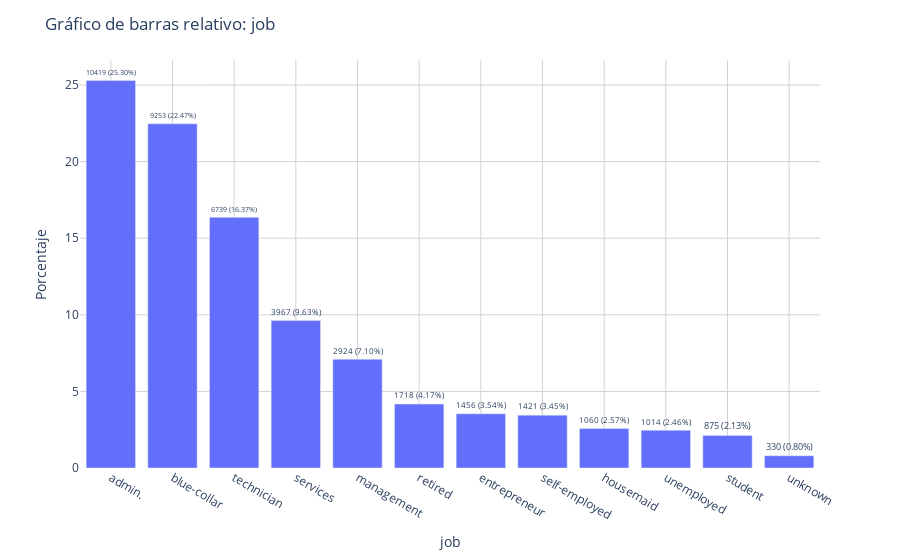
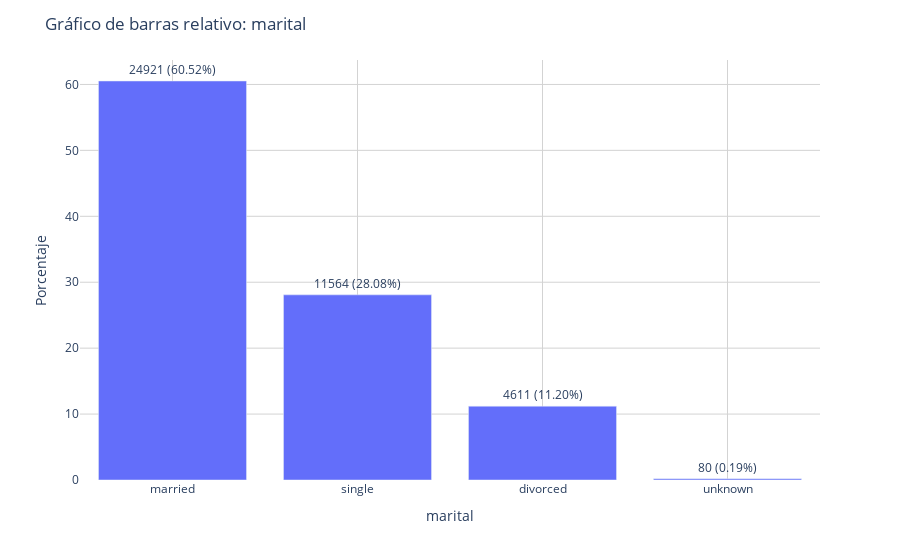
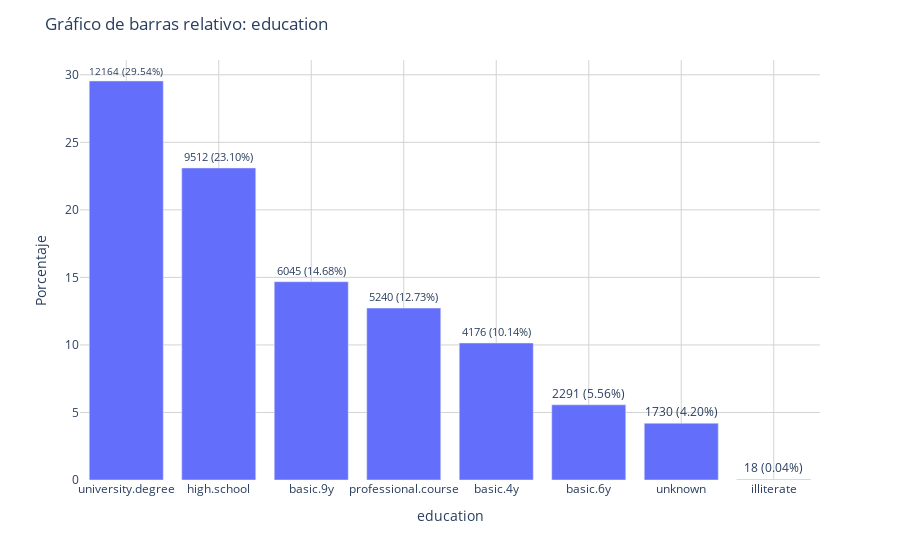
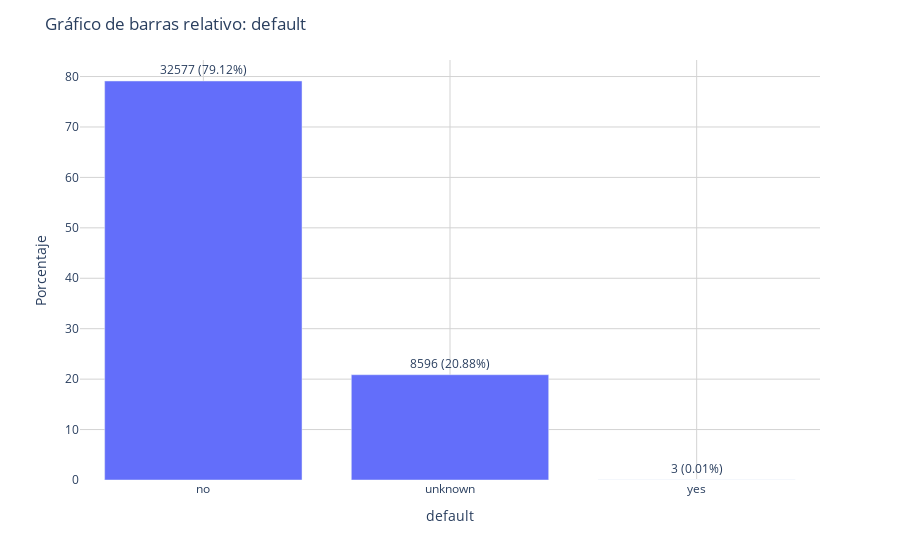

Source (notebook cell) for these figures, in order:
### Code cell
# Definimos el segmento de "clientes" para que el código sea legible
segmento_clientes = ["job", "marital", "education", "default", "housing", "loan"]

#Llamamos a los graficos de forma organizada
print('### Entendimiento de las variables de clientes')
for col in segmento_clientes:
    fun.graficar_barras_relativo_px(df, col)

### Figure 1 — Plotly figure (JSON) as saved in the notebook; plotly's stock layout.template omitted (floating-point values rounded to 4 significant figures)
{"data": [{"alignmentgroup": "True", "hovertemplate": "job=%{x}<br>Porcentaje=%{y}<br>Texto=%{text}<extra></extra>", "legendgroup": "", "marker": {"color": "#636efa", "pattern": {"shape": ""}}, "name": "", "offsetgroup": "", "orientation": "v", "showlegend": false, "text": ["10419 (25.30%)", "9253 (22.47%)", "6739 (16.37%)", "3967 (9.63%)", "2924 (7.10%)", "1718 (4.17%)", "1456 (3.54%)", "1421 (3.45%)", "1060 (2.57%)", "1014 (2.46%)", "875 (2.13%)", "330 (0.80%)"], "textposition": "outside", "texttemplate": "%{text}", "type": "bar", "x": ["admin.", "blue-collar", "technician", "services", "management", "retired", "entrepreneur", "self-employed", "housemaid", "unemployed", "student", "unknown"], "xaxis": "x", "y": [25.3, 22.47, 16.37, 9.634, 7.101, 4.172, 3.536, 3.451, 2.574, 2.463, 2.125, 0.8014], "yaxis": "y"}], "layout": {"barmode": "relative", "legend": {"tracegroupgap": 0}, "margin": {"t": 60}, "plot_bgcolor": "white", "title": {"text": "Gráfico de barras relativo: job"}, "xaxis": {"anchor": "y", "domain": [0, 1], "gridcolor": "lightgrey", "showgrid": true, "title": {"text": "job"}}, "yaxis": {"anchor": "x", "domain": [0, 1], "gridcolor": "lightgrey", "showgrid": true, "title": {"text": "Porcentaje"}}}}

### Figure 2 — Plotly figure (JSON) as saved in the notebook; plotly's stock layout.template omitted (floating-point values rounded to 4 significant figures)
{"data": [{"alignmentgroup": "True", "hovertemplate": "marital=%{x}<br>Porcentaje=%{y}<br>Texto=%{text}<extra></extra>", "legendgroup": "", "marker": {"color": "#636efa", "pattern": {"shape": ""}}, "name": "", "offsetgroup": "", "orientation": "v", "showlegend": false, "text": ["24921 (60.52%)", "11564 (28.08%)", "4611 (11.20%)", "80 (0.19%)"], "textposition": "outside", "texttemplate": "%{text}", "type": "bar", "x": ["married", "single", "divorced", "unknown"], "xaxis": "x", "y": [60.52, 28.08, 11.2, 0.1943], "yaxis": "y"}], "layout": {"barmode": "relative", "legend": {"tracegroupgap": 0}, "margin": {"t": 60}, "plot_bgcolor": "white", "title": {"text": "Gráfico de barras relativo: marital"}, "xaxis": {"anchor": "y", "domain": [0, 1], "gridcolor": "lightgrey", "showgrid": true, "title": {"text": "marital"}}, "yaxis": {"anchor": "x", "domain": [0, 1], "gridcolor": "lightgrey", "showgrid": true, "title": {"text": "Porcentaje"}}}}

### Figure 3 — Plotly figure (JSON) as saved in the notebook; plotly's stock layout.template omitted (floating-point values rounded to 4 significant figures)
{"data": [{"alignmentgroup": "True", "hovertemplate": "education=%{x}<br>Porcentaje=%{y}<br>Texto=%{text}<extra></extra>", "legendgroup": "", "marker": {"color": "#636efa", "pattern": {"shape": ""}}, "name": "", "offsetgroup": "", "orientation": "v", "showlegend": false, "text": ["12164 (29.54%)", "9512 (23.10%)", "6045 (14.68%)", "5240 (12.73%)", "4176 (10.14%)", "2291 (5.56%)", "1730 (4.20%)", "18 (0.04%)"], "textposition": "outside", "texttemplate": "%{text}", "type": "bar", "x": ["university.degree", "high.school", "basic.9y", "professional.course", "basic.4y", "basic.6y", "unknown", "illiterate"], "xaxis": "x", "y": [29.54, 23.1, 14.68, 12.73, 10.14, 5.564, 4.201, 0.04371], "yaxis": "y"}], "layout": {"barmode": "relative", "legend": {"tracegroupgap": 0}, "margin": {"t": 60}, "plot_bgcolor": "white", "title": {"text": "Gráfico de barras relativo: education"}, "xaxis": {"anchor": "y", "domain": [0, 1], "gridcolor": "lightgrey", "showgrid": true, "title": {"text": "education"}}, "yaxis": {"anchor": "x", "domain": [0, 1], "gridcolor": "lightgrey", "showgrid": true, "title": {"text": "Porcentaje"}}}}

### Figure 4 — Plotly figure (JSON) as saved in the notebook; plotly's stock layout.template omitted (floating-point values rounded to 4 significant figures)
{"data": [{"alignmentgroup": "True", "hovertemplate": "default=%{x}<br>Porcentaje=%{y}<br>Texto=%{text}<extra></extra>", "legendgroup": "", "marker": {"color": "#636efa", "pattern": {"shape": ""}}, "name": "", "offsetgroup": "", "orientation": "v", "showlegend": false, "text": ["32577 (79.12%)", "8596 (20.88%)", "3 (0.01%)"], "textposition": "outside", "texttemplate": "%{text}", "type": "bar", "x": ["no", "unknown", "yes"], "xaxis": "x", "y": [79.12, 20.88, 0.007286], "yaxis": "y"}], "layout": {"barmode": "relative", "legend": {"tracegroupgap": 0}, "margin": {"t": 60}, "plot_bgcolor": "white", "title": {"text": "Gráfico de barras relativo: default"}, "xaxis": {"anchor": "y", "domain": [0, 1], "gridcolor": "lightgrey", "showgrid": true, "title": {"text": "default"}}, "yaxis": {"anchor": "x", "domain": [0, 1], "gridcolor": "lightgrey", "showgrid": true, "title": {"text": "Porcentaje"}}}}
